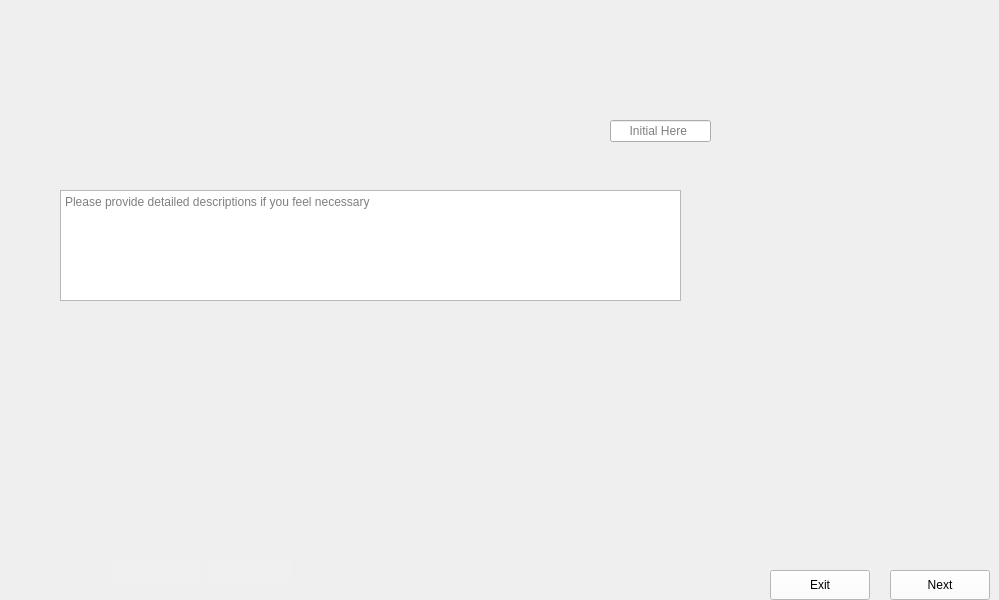
      <widget class="QWidget" name="Dice_Framing_Piezo_2">
       <property name="maximumSize">
        <size>
         <width>1024</width>
         <height>600</height>
        </size>
       </property>
       <property name="styleSheet">
        <string notr="true">border-image: url(:/images/images/Dice_Framing_Piezo_2.png);</string>
       </property>
       <widget class="QTextEdit" name="Dice_Framing_Piezo_2_Comments">
        <property name="geometry">
         <rect>
          <x>60</x>
          <y>190</y>
          <width>621</width>
          <height>111</height>
         </rect>
        </property>
        <property name="styleSheet">
         <string notr="true">border-image:None;</string>
        </property>
        <property name="placeholderText">
         <string>Please provide detailed descriptions if you feel necessary</string>
        </property>
       </widget>
       <widget class="QLineEdit" name="Dice_Framing_Piezo_2_Data">
        <property name="geometry">
         <rect>
          <x>610</x>
          <y>120</y>
          <width>101</width>
          <height>22</height>
         </rect>
        </property>
        <property name="styleSheet">
         <string notr="true">border-image:None;</string>
        </property>
        <property name="placeholderText">
         <string>     Initial Here</string>
        </property>
       </widget>
       <widget class="QPushButton" name="Dice_Framing_Piezo_2_Next">
        <property name="geometry">
         <rect>
          <x>890</x>
          <y>570</y>
          <width>100</width>
          <height>30</height>
         </rect>
        </property>
        <property name="styleSheet">
         <string notr="true">QPushButton{
background-color: rgb(255, 255, 255);
height: 35px;
border-image:None;
}
QPushButton::hover{
background-color: rgb(0, 0, 255);
}
QPushButton:pressed{
padding-top:7px;
padding-top:7px;
}</string>
        </property>
        <property name="text">
         <string>Next</string>
        </property>
       </widget>
       <widget class="QPushButton" name="Dice_Framing_Piezo_2_Back">
        <property name="geometry">
         <rect>
          <x>770</x>
          <y>570</y>
          <width>100</width>
          <height>30</height>
         </rect>
        </property>
        <property name="styleSheet">
         <string notr="true">QPushButton{
background-color: rgb(255, 255, 255);
height: 35px;
border-image:None;
}

QPushButton::hover{
background-color: rgb(0, 0, 255);
}
QPushButton:pressed{
padding-top:7px;
padding-top:7px;
}</string>
        </property>
        <property name="text">
         <string>Exit</string>
        </property>
       </widget>
       <widget class="QLineEdit" name="Dice_Framing_Piezo_2_Initial">
        <property name="geometry">
         <rect>
          <x>210</x>
          <y>560</y>
          <width>81</width>
          <height>22</height>
         </rect>
        </property>
        <property name="styleSheet">
         <string notr="true">QLineEdit{
background-color: rgb(240, 240, 240);
border: none;
border-image:None;
}</string>
        </property>
       </widget>
       <widget class="QLineEdit" name="Dice_Framing_Piezo_2_Dates">
        <property name="geometry">
         <rect>
          <x>110</x>
          <y>560</y>
          <width>91</width>
          <height>22</height>
         </rect>
        </property>
        <property name="styleSheet">
         <string notr="true">QLineEdit{
background-color: rgb(240, 240, 240);
border: none;
border-image:None;
}</string>
        </property>
       </widget>
      </widget>
